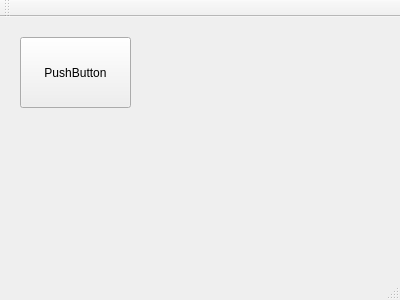
<?xml version="1.0" encoding="UTF-8"?>
<ui version="4.0">
 <class>MainWindow</class>
 <widget class="QMainWindow" name="MainWindow">
  <property name="geometry">
   <rect>
    <x>0</x>
    <y>0</y>
    <width>400</width>
    <height>300</height>
   </rect>
  </property>
  <property name="windowTitle">
   <string>MainWindow</string>
  </property>
  <widget class="QWidget" name="centralWidget">
   <widget class="QPushButton" name="pushButton">
    <property name="geometry">
     <rect>
      <x>20</x>
      <y>20</y>
      <width>111</width>
      <height>71</height>
     </rect>
    </property>
    <property name="text">
     <string>PushButton</string>
    </property>
   </widget>
  </widget>
  <widget class="QMenuBar" name="menuBar">
   <property name="geometry">
    <rect>
     <x>0</x>
     <y>0</y>
     <width>400</width>
     <height>21</height>
    </rect>
   </property>
  </widget>
  <widget class="QToolBar" name="mainToolBar">
   <attribute name="toolBarArea">
    <enum>TopToolBarArea</enum>
   </attribute>
   <attribute name="toolBarBreak">
    <bool>false</bool>
   </attribute>
  </widget>
  <widget class="QStatusBar" name="statusBar"/>
 </widget>
 <layoutdefault spacing="6" margin="11"/>
 <resources/>
 <connections/>
</ui>
